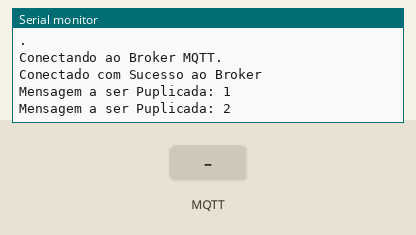
Recording of a sketch running on a simulated ESP8266 (NodeMCU). Parts: the last lines printed to the serial monitor. Inputs (shaded band) come from the test bench. WiFi joins after 1.5 s; servers stay silent unless stated; storage starts empty; no MQTT or app messages arrive unless stated.

Above: at 2.7 s.
2.8 s: MQTT message "0" arrives on the first subscribed topic
At 3.4 s:
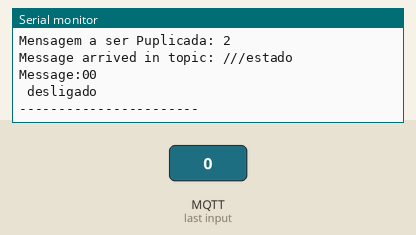
4.3 s: MQTT message "1" arrives on the first subscribed topic
At 4.5 s:
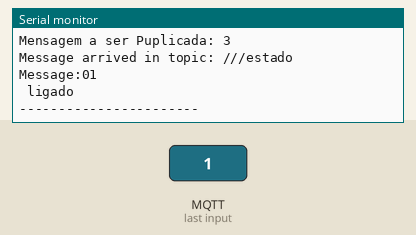
5.8 s: MQTT message "on" arrives on the first subscribed topic
At 6.4 s:
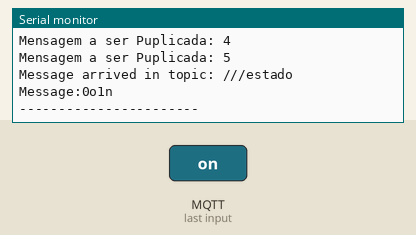
7.3 s: MQTT message "off" arrives on the first subscribed topic
At 7.5 s:
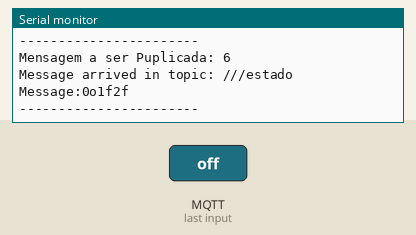
Timing chart, 0 to 9.8 s (numbered marks = the images above; inputs shaded):
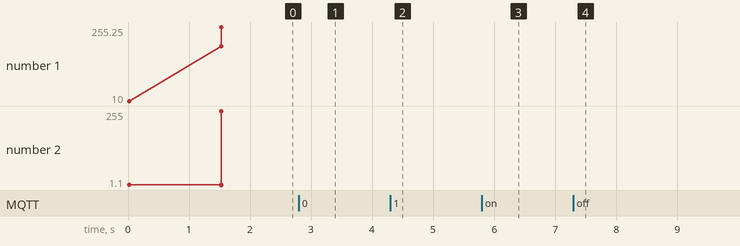

The sketch:

wifimanage_mqtt.ino
```cpp
#include <FS.h>                   //this needs to be first, or it all crashes and burns...
#include <ESP8266WiFi.h>          //https://github.com/esp8266/Arduino
#include <PubSubClient.h>
//needed for library
#include <DNSServer.h>
#include <ESP8266WebServer.h>
#include <WiFiManager.h>          //https://github.com/tzapu/WiFiManager
#include <ArduinoJson.h>          //https://github.com/bblanchon/ArduinoJson
WiFiClient CLIENT;
PubSubClient MQTT(CLIENT);
const char* MQTT_SERVER = "test.mosquitto.org"; //Broker do Mosquitto.org
//define your default values here, if there are different values in config.json, they are overwritten.
//length should be max size + 1
char mqtt_server[40];
char mqtt_port[33] ;
char blynk_token[33] ;
//default custom static IP
char static_ip[16] = "10.0.1.56";
char static_gw[16] = "10.0.1.1";
char static_sn[16] = "255.255.255.0";

std::string topico_consumo,topico_estado;


//flag for saving data
bool shouldSaveConfig = false;

//callback notifying us of the need to save config
void saveConfigCallback () {
  Serial.println("Should save config");
  shouldSaveConfig = true;
}

void setup() {
  // put your setup code here, to run once:
  Serial.begin(115200);
  Serial.println();

  //read configuration from FS json
  Serial.println("mounting FS...");

  if (SPIFFS.begin()) {
    Serial.println("mounted file system");
    if (SPIFFS.exists("/config.json")) {
      //file exists, reading and loading
      Serial.println("reading config file");
      File configFile = SPIFFS.open("/config.json", "r");
      if (configFile) {
        Serial.println("opened config file");
        size_t size = configFile.size();
        // Allocate a buffer to store contents of the file.
        std::unique_ptr<char[]> buf(new char[size]);

        configFile.readBytes(buf.get(), size);
        DynamicJsonBuffer jsonBuffer;
        JsonObject& json = jsonBuffer.parseObject(buf.get());
        json.printTo(Serial);
        if (json.success()) {
          Serial.println("\nparsed json");

          strcpy(mqtt_server, json["mqtt_server"]);
          strcpy(mqtt_port, json["mqtt_port"]);
          strcpy(blynk_token, json["blynk_token"]);


        } else {
          Serial.println("failed to load json config");
        }
      }
    }
  } else {
    Serial.println("failed to mount FS");
  }
  //end read
  Serial.println(static_ip);
  Serial.println(blynk_token);
  Serial.println(mqtt_server);


  // The extra parameters to be configured (can be either global or just in the setup)
  // After connecting, parameter.getValue() will get you the configured value
  // id/name placeholder/prompt default length
  WiFiManagerParameter custom_mqtt_server("server", "Codigo do Usuario", mqtt_server, 40);
  WiFiManagerParameter custom_mqtt_port("port", "Comodo", mqtt_port, 33);
  WiFiManagerParameter custom_blynk_token("blynk", "Nome do Modulo", blynk_token, 34);

  //WiFiManager
  //Local intialization. Once its business is done, there is no need to keep it around
  WiFiManager wifiManager;

  //set config save notify callback
  wifiManager.setSaveConfigCallback(saveConfigCallback);

  //set static ip
  IPAddress _ip,_gw,_sn;
  _ip.fromString(static_ip);
  _gw.fromString(static_gw);
  _sn.fromString(static_sn);

  //add all your parameters here
  wifiManager.addParameter(&custom_mqtt_server);
  wifiManager.addParameter(&custom_mqtt_port);
  wifiManager.addParameter(&custom_blynk_token);

  //reset settings - for testing
  wifiManager.resetSettings();

  //set minimu quality of signal so it ignores AP's under that quality
  //defaults to 8%
  wifiManager.setMinimumSignalQuality();

  //sets timeout until configuration portal gets turned off
  //useful to make it all retry or go to sleep
  //in seconds
  //wifiManager.setTimeout(120);

  //fetches ssid and pass and tries to connect
  //if it does not connect it starts an access point with the specified name
  //here  "AutoConnectAP"
  //and goes into a blocking loop awaiting configuration
  if (!wifiManager.autoConnect("ModuloDeEnergia", "modulo")) {
    Serial.println("failed to connect and hit timeout");
    delay(3000);
    //reset and try again, or maybe put it to deep sleep
    ESP.reset();
    delay(5000);
  }

  //if you get here you have connected to the WiFi
  Serial.println("connected...yeey :)");

  //read updated parameters
  strcpy(mqtt_server, custom_mqtt_server.getValue());
  strcpy(mqtt_port, custom_mqtt_port.getValue());
  strcpy(blynk_token, custom_blynk_token.getValue());

  //save the custom parameters to FS
  if (shouldSaveConfig) {
    Serial.println("saving config");
    DynamicJsonBuffer jsonBuffer;
    JsonObject& json = jsonBuffer.createObject();
    json["mqtt_server"] = mqtt_server;
    json["mqtt_port"] = mqtt_port;
    json["blynk_token"] = blynk_token;

    File configFile = SPIFFS.open("/config.json", "w");
    if (!configFile) {
      Serial.println("failed to open config file for writing");
    }

    json.prettyPrintTo(Serial);
    json.printTo(configFile);
    configFile.close();
    //end save
  }
  Serial.println(mqtt_server);
  Serial.println("local ip");
  Serial.println(WiFi.localIP());
  Serial.println(WiFi.gatewayIP());
  Serial.println(WiFi.subnetMask());
   Serial.println(mqtt_server);
   MQTT.setServer(MQTT_SERVER, 1883);
   Serial.println(".");
   topico_consumo =std::string(mqtt_server) + '/' + std::string(mqtt_port) + '/' + std::string(blynk_token)+"/consumo";
   topico_estado =std::string(mqtt_server) + '/' + std::string(mqtt_port) + '/' + std::string(blynk_token)+"/estado";

}
void reconectar() {
  while (!MQTT.connected()) {
    Serial.println("Conectando ao Broker MQTT.");
    if (MQTT.connect("ESP8266")) {
      Serial.println("Conectado com Sucesso ao Broker");
       MQTT.setCallback(callback);
      MQTT.subscribe(topico_estado.c_str());
    } else {
      Serial.print("Falha ao Conectador, rc=");
      Serial.print(MQTT.state());
      Serial.println(" tentando se reconectar...");
      delay(3000);
    }
  }
}
void callback(char* topic, byte* payload, unsigned int length) {

  Serial.print("Message arrived in topic: ");
  Serial.println(topico_estado.c_str());

  Serial.print("Message:");
  for (int i = 0; i < length; i++) {
     Serial.print(i);
    Serial.print((char)payload[i]);
     if((char)payload[i] =='0') {
      digitalWrite(5, HIGH);
      Serial.print("\n desligado");
     }
     else if((char)payload[i] =='1'){
      digitalWrite(5, LOW);
      Serial.print("\n ligado");
     }
  }

  Serial.println();
  Serial.println("-----------------------");

}
long lastMsg = 0;
char msg[50];
int value = 0; //Contador de é incrementado de -20 a 50
void loop() {

  // put your main code here, to run repeatedly:
  //Serial.println(mqtt_server);
 if (!MQTT.connected()) {
    reconectar();
  }
  MQTT.loop();
  long now = millis();
  if (now - lastMsg > 1000) {
    lastMsg = now;
    value++;
    if(value >=50) value = -20;
    snprintf (msg, 75, "%ld", value);
    Serial.print("Mensagem a ser Puplicada: ");
    Serial.println(msg);
    MQTT.publish( topico_consumo.c_str(), msg);
  }

}
```

Measured:
- after the input at 2.8 s, the serial monitor: prints a new line at once (image 1)
- after the input at 4.3 s, the serial monitor: prints a new line at once (image 2)
- after the input at 5.8 s, the serial monitor: prints a new line at once (image 3)
- after the input at 7.3 s, the serial monitor: prints a new line at once (image 4)
